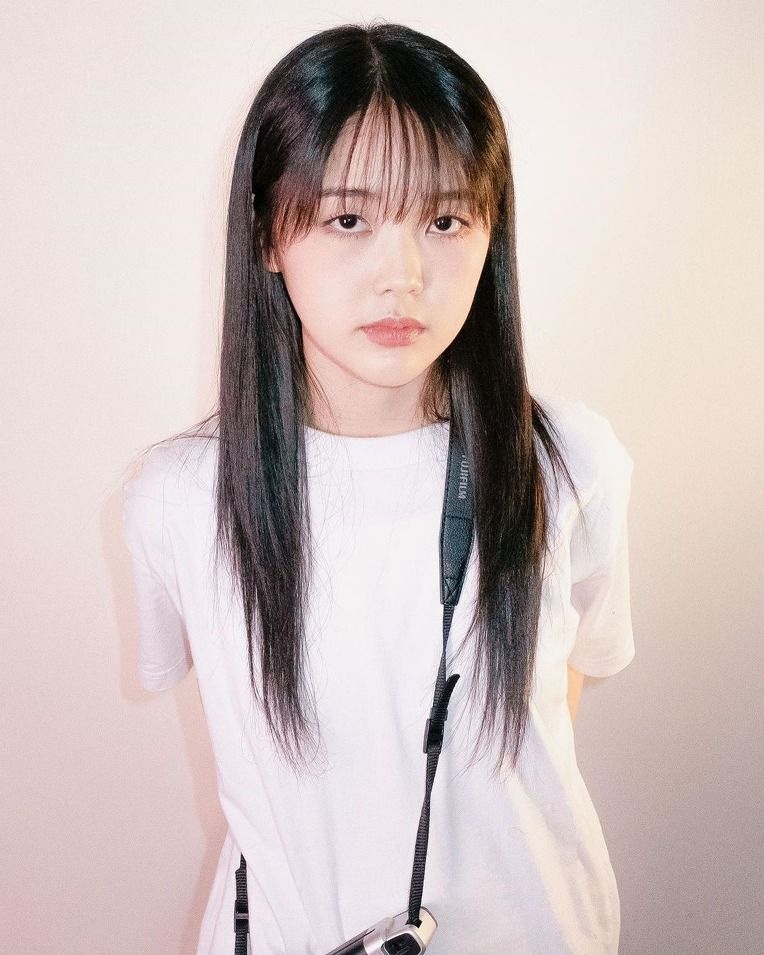
#> input picture 강의/HTML5_CSS3/Chap01/images/meenoi.jpg, 764 x 955 px, found by its file name; its folder holds only this picture in this run
$ python resizer.py
#> lines starting #> are read from the running program, lines starting #| are printed output that depends on the picture
## Bulk image resizer

# This script simply resizes all the images in a folder to one-eigth their
# original size. It's useful for shrinking large cell phone pictures down
# to a size that's more manageable for model training.

# Usage: place this script in a folder of images you want to shrink,
# and then run it.

import numpy as np
import cv2
import os

dir_path = os.getcwd() + "/images"

for filename in os.listdir(dir_path):
    # If the images are not .JPG images, change the line below to match the image type.
    if filename.endswith(".jpg"):
        image = cv2.imread(dir_path + "/" + filename)
#> image is the input picture: shape (955, 764, 3); mean B, G, R 188.4, 190.4, 204.5
        # resized = cv2.resize(image, None, fx=0.75, fy=0.75, interpolation=cv2.INTER_AREA)
        resized = cv2.resize(image, (960, 540), interpolation=cv2.INTER_AREA)
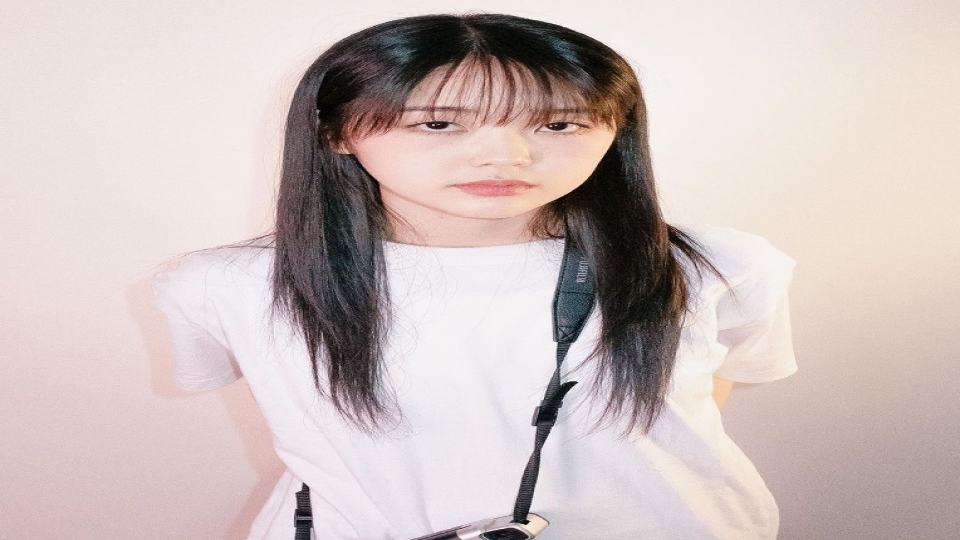
#> resized: shape (540, 960, 3); mean B, G, R 188.3, 190.3, 204.4
        cv2.imwrite(dir_path + "/" + filename, resized)
